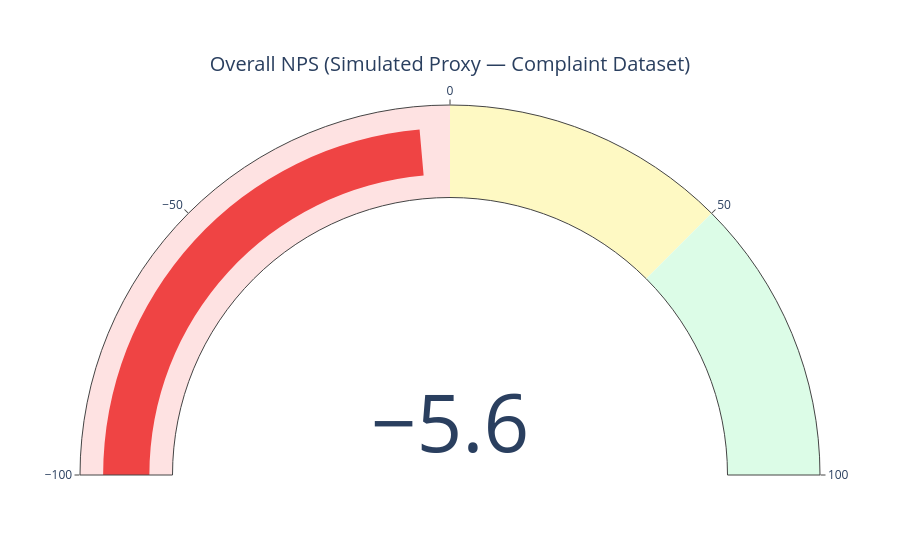

The cell this chart's notebook holds for it:
### Markdown cell above
## 6. Overall NPS

### Code cell
overall_nps = calculate_nps(df_banking)
print(f"Overall NPS: {overall_nps}")
print(f"\nNPS = (18.6% Promoters) - (26.1% Detractors) = {overall_nps}")
print("Interpretation: Negative NPS is expected for a complaint dataset.")
print("The CFPB only captures dissatisfied customers who escalated — this is NOT")
print("a representative sample of the full customer base.")

fig_gauge = go.Figure(go.Indicator(
    mode="gauge+number",
    value=overall_nps,
    title={"text": "Overall NPS (Simulated Proxy — Complaint Dataset)"},
    gauge={
        "axis": {"range": [-100, 100]},
        "bar": {"color": "#ef4444"},
        "steps": [
            {"range": [-100, 0], "color": "#fee2e2"},
            {"range": [0, 50], "color": "#fef9c3"},
            {"range": [50, 100], "color": "#dcfce7"},
        ],
    },
))
fig_gauge.show()

### Figure 1 — Plotly figure (JSON) as saved in the notebook; plotly's stock layout.template omitted (floating-point values rounded to 4 significant figures)
{"data": [{"gauge": {"axis": {"range": [-100, 100]}, "bar": {"color": "#ef4444"}, "steps": [{"color": "#fee2e2", "range": [-100, 0]}, {"color": "#fef9c3", "range": [0, 50]}, {"color": "#dcfce7", "range": [50, 100]}]}, "mode": "gauge+number", "title": {"text": "Overall NPS (Simulated Proxy — Complaint Dataset)"}, "type": "indicator", "value": -5.59}], "layout": {}}
